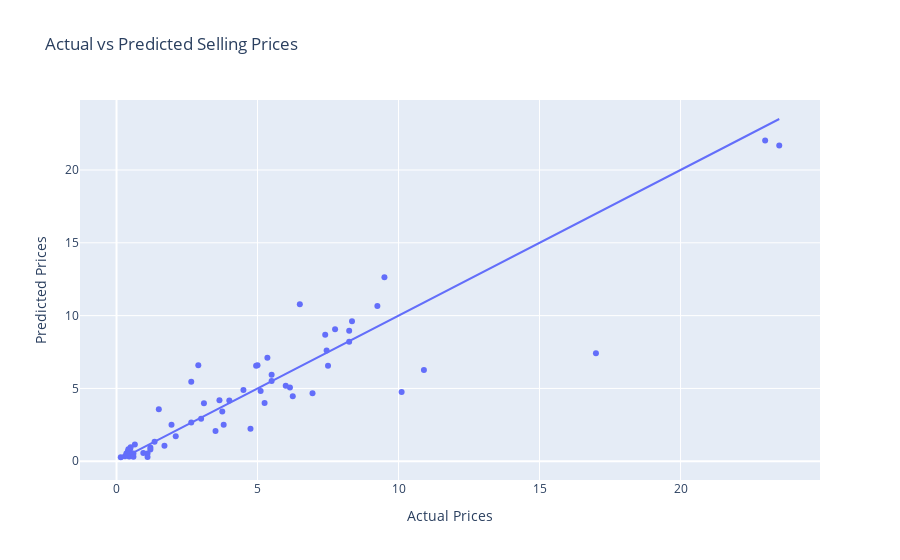

This figure's notebook cell:
### Code cell
scatter_data = pd.DataFrame({'Actual Prices': y_test, 'Predicted Prices': y_pred})

fig = px.scatter(scatter_data, x='Actual Prices', y='Predicted Prices', title='Actual vs Predicted Selling Prices')
fig.add_trace(px.line(x=[y_test.min(), y_test.max()], y=[y_test.min(), y_test.max()]).data[0])  # Add the red line

fig.update_layout(
    xaxis_title='Actual Prices',
    yaxis_title='Predicted Prices',
    hovermode='closest',
    showlegend=False
)

fig.show()

### Figure 1 — Plotly figure (JSON) as saved in the notebook; plotly's stock layout.template omitted (floating-point values rounded to 4 significant figures)
{"data": [{"hovertemplate": "Actual Prices=%{x}<br>Predicted Prices=%{y}<extra></extra>", "legendgroup": "", "marker": {"color": "#636efa", "symbol": "circle"}, "mode": "markers", "name": "", "orientation": "v", "showlegend": false, "type": "scatter", "x": [0.35, 10.11, 4.95, 0.15, 6.95, 7.45, 1.1, 0.5, 0.45, 6, 9.25, 1.1, 7.5, 0.4, 6.15, 2.65, 0.95, 17, 0.48, 1.7, 0.42, 8.35, 5.35, 3, 0.6, 3.75, 5, 2.65, 1.2, 1.2, 0.65, 8.25, 0.45, 1.95, 7.75, 3.65, 5.5, 3.8, 2.9, 4.75, 3.51, 1.5, 4.5, 0.42, 6.5, 0.6, 6.25, 5.25, 4, 3.1, 5.11, 1.35, 23.5, 23, 8.25, 10.9, 5.5, 9.5, 2.1, 7.4, 0.3], "xaxis": "x", "y": [0.5302, 4.759, 6.563, 0.2765, 4.674, 7.611, 0.5287, 0.9665, 0.7835, 5.187, 10.67, 0.3003, 6.564, 0.6681, 5.071, 5.452, 0.56, 7.413, 0.8214, 1.069, 0.8267, 9.613, 7.113, 2.916, 0.5369, 3.422, 6.6, 2.659, 0.9375, 0.8159, 1.144, 8.199, 0.3236, 2.5, 9.072, 4.186, 5.505, 2.502, 6.6, 2.225, 2.087, 3.577, 4.892, 0.5413, 10.78, 0.3133, 4.468, 4.007, 4.17, 3.984, 4.818, 1.347, 21.68, 22.03, 8.969, 6.267, 5.937, 12.63, 1.719, 8.683, 0.3438], "yaxis": "y"}, {"hovertemplate": "x=%{x}<br>y=%{y}<extra></extra>", "legendgroup": "", "line": {"color": "#636efa", "dash": "solid"}, "marker": {"symbol": "circle"}, "mode": "lines", "name": "", "orientation": "v", "showlegend": false, "type": "scatter", "x": [0.15, 23.5], "xaxis": "x", "y": [0.15, 23.5], "yaxis": "y"}], "layout": {"hovermode": "closest", "legend": {"tracegroupgap": 0}, "showlegend": false, "title": {"text": "Actual vs Predicted Selling Prices"}, "xaxis": {"anchor": "y", "domain": [0, 1], "title": {"text": "Actual Prices"}}, "yaxis": {"anchor": "x", "domain": [0, 1], "title": {"text": "Predicted Prices"}}}}
